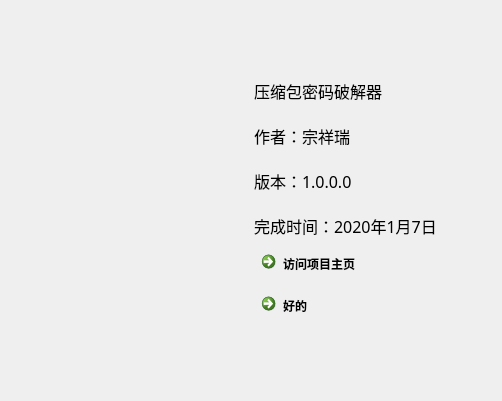
<?xml version="1.0" encoding="UTF-8"?>
<ui version="4.0">
 <class>Dialog</class>
 <widget class="QDialog" name="Dialog">
  <property name="geometry">
   <rect>
    <x>0</x>
    <y>0</y>
    <width>502</width>
    <height>401</height>
   </rect>
  </property>
  <property name="windowTitle">
   <string>关于软件</string>
  </property>
  <property name="windowIcon">
   <iconset>
    <normaloff>../res/icon.ico</normaloff>../res/icon.ico</iconset>
  </property>
  <layout class="QGridLayout" name="gridLayout">
   <item row="1" column="2">
    <widget class="QLabel" name="label_2">
     <property name="sizePolicy">
      <sizepolicy hsizetype="Preferred" vsizetype="Preferred">
       <horstretch>0</horstretch>
       <verstretch>0</verstretch>
      </sizepolicy>
     </property>
     <property name="font">
      <font>
       <family>华文行楷</family>
       <pointsize>12</pointsize>
      </font>
     </property>
     <property name="text">
      <string>压缩包密码破解器

作者：宗祥瑞

版本：1.0.0.0

完成时间：2020年1月7日</string>
     </property>
    </widget>
   </item>
   <item row="3" column="2">
    <widget class="QCommandLinkButton" name="commandLinkButton_2">
     <property name="text">
      <string>好的</string>
     </property>
     <property name="icon">
      <iconset>
       <normaloff>../res/close.png</normaloff>../res/close.png</iconset>
     </property>
    </widget>
   </item>
   <item row="2" column="2">
    <widget class="QCommandLinkButton" name="commandLinkButton">
     <property name="text">
      <string>访问项目主页</string>
     </property>
    </widget>
   </item>
   <item row="0" column="2">
    <spacer name="verticalSpacer">
     <property name="orientation">
      <enum>Qt::Vertical</enum>
     </property>
     <property name="sizeHint" stdset="0">
      <size>
       <width>20</width>
       <height>40</height>
      </size>
     </property>
    </spacer>
   </item>
   <item row="4" column="2">
    <spacer name="verticalSpacer_2">
     <property name="orientation">
      <enum>Qt::Vertical</enum>
     </property>
     <property name="sizeHint" stdset="0">
      <size>
       <width>20</width>
       <height>40</height>
      </size>
     </property>
    </spacer>
   </item>
   <item row="0" column="1" rowspan="5">
    <widget class="QLabel" name="label">
     <property name="text">
      <string/>
     </property>
     <property name="pixmap">
      <pixmap>../res/QRcode.png</pixmap>
     </property>
    </widget>
   </item>
  </layout>
 </widget>
 <resources/>
 <connections>
  <connection>
   <sender>commandLinkButton</sender>
   <signal>clicked()</signal>
   <receiver>Dialog</receiver>
   <slot>on_to_url()</slot>
   <hints>
    <hint type="sourcelabel">
     <x>345</x>
     <y>257</y>
    </hint>
    <hint type="destinationlabel">
     <x>498</x>
     <y>259</y>
    </hint>
   </hints>
  </connection>
  <connection>
   <sender>commandLinkButton_2</sender>
   <signal>clicked()</signal>
   <receiver>Dialog</receiver>
   <slot>close()</slot>
   <hints>
    <hint type="sourcelabel">
     <x>443</x>
     <y>315</y>
    </hint>
    <hint type="destinationlabel">
     <x>499</x>
     <y>314</y>
    </hint>
   </hints>
  </connection>
 </connections>
 <slots>
  <slot>on_to_url()</slot>
 </slots>
</ui>
